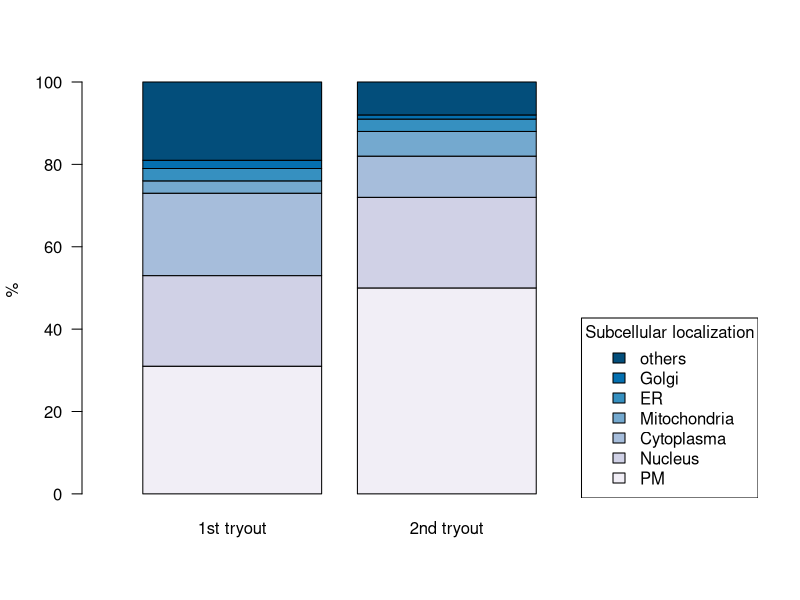
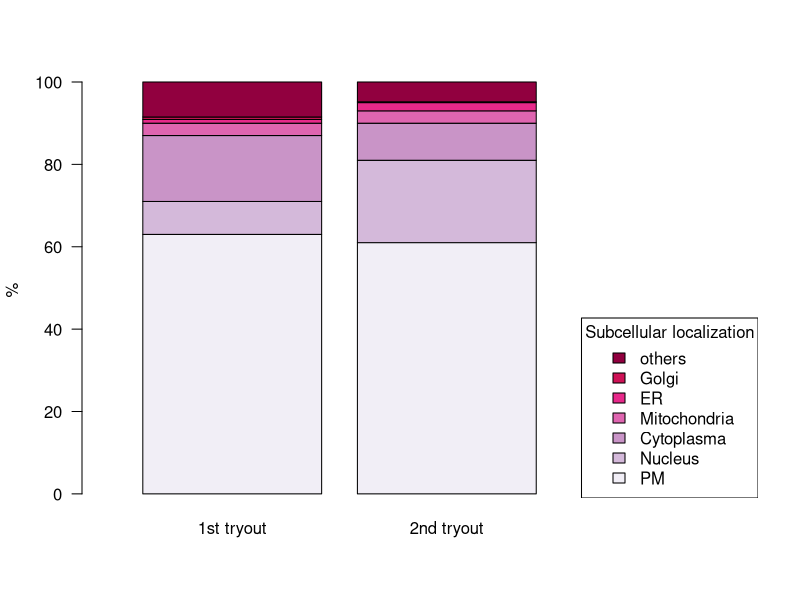

These charts were generated, in order, by the following R code:
# Making a stacked bar plot

# For the Cell Surface Extraction kit
PM <- c(31, 50)
Nucleus <- c(22,22)
Cytoplasma <- c(20,10)
Mitochondria <- c(3,6)
ER <- c(3,3)
Golgi <- c(2,1)
others <- 100-PM-ER-Golgi-Nucleus-Mitochondria-Cytoplasma
vec <- rbind(PM, Nucleus, Cytoplasma, Mitochondria, ER, Golgi, others)
colnames(vec) <- c("1st tryout", "2nd tryout")
mat <- as.matrix(vec)

library(RColorBrewer)
sequential <- brewer.pal(7, "PuBu")
barplot(mat, col=sequential, cex.names = 1, ylab = "%", xlim=c(0,3.5), las=1)
legend("bottomright", legend = c('others', 'Golgi', 'ER', 'Mitochondria', 'Cytoplasma', 'Nucleus', 'PM'), fill = sequential[7:1], title='Subcellular localization')


# Aminooxy approach
PM <- c(63,61)
Nucleus <- c(8,20)
Cytoplasma <- c(16,9)
Mitochondria <- c(3,3)
ER <- c(0.9,2)
Golgi <- c(0.6,0.2)
others <- 100-PM-ER-Golgi-Nucleus-Mitochondria-Cytoplasma
vec <- rbind(PM, Nucleus, Cytoplasma, Mitochondria, ER, Golgi, others)
colnames(vec) <- c("1st tryout", "2nd tryout")
mat <- as.matrix(vec)

library(RColorBrewer)
sequential <- brewer.pal(7, "PuRd")
barplot(mat, col=sequential, cex.names = 1, ylab = "%", xlim=c(0,3.5), las=1)
legend("bottomright", legend = c('others', 'Golgi', 'ER', 'Mitochondria', 'Cytoplasma', 'Nucleus', 'PM'), fill = sequential[7:1], title='Subcellular localization')

